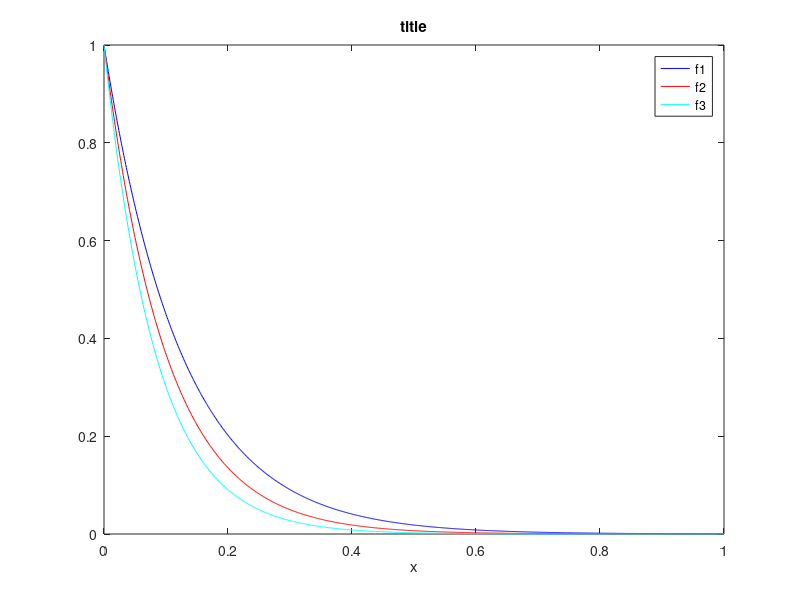

The MATLAB source for this figure:
t=0:0.001:1;
f1=exp(-8*t);
f2=exp(-10*t);
f3=exp(-12*t);

plot(t,f1,'b');
hold on;
plot(t,f2,'r');
hold on;
plot(t,f3,'c');
legend('f1','f2','f3');
hold off;

title('title');
xlabel('x');